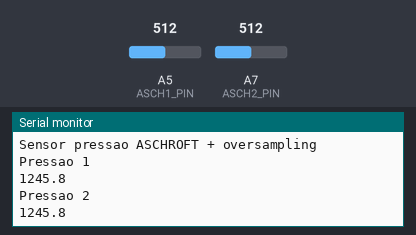
Simulated run of this sketch. Board: Arduino Nano, built with avr-gcc and run on an emulated ATmega328P. On the bench: the last lines printed to the serial monitor. The inputs (shaded band) are chosen by the test bench; at power-on: A5 (ASCH1_PIN) = 512, A7 (ASCH2_PIN) = 512.

Above: at 1.2 s.
1.3 s: A5 (ASCH1_PIN) set to 663
At 2.6 s:
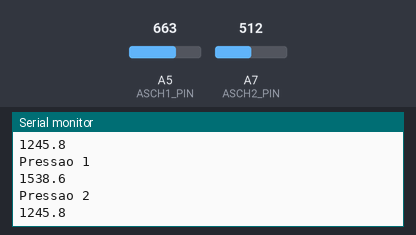
2.8 s: A7 (ASCH2_PIN) set to 663
At 4.1 s:
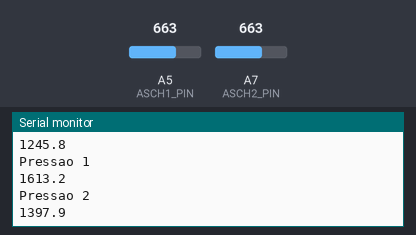
4.3 s: A5 (ASCH1_PIN) set to 643
At 5.2 s:
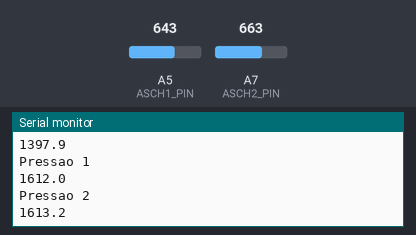
5.8 s: A7 (ASCH2_PIN) set to 643
At 7.4 s:
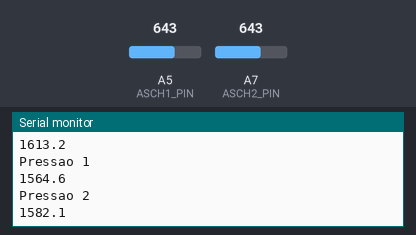
Timing chart, 0 to 8.3 s (numbered marks = the images above; inputs shaded):
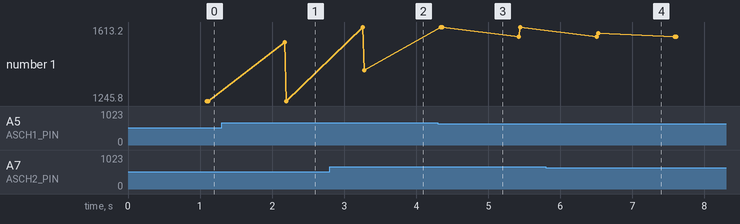

Measured:
- after the input at 1.3 s, the serial monitor: prints a new line after 0.88 s (image 1)
- after the input at 2.8 s, the serial monitor: prints a new line after 0.48 s (image 2)
- after the input at 4.3 s, the serial monitor: prints a new line at once (image 3)
- after the input at 5.8 s, the serial monitor: prints a new line after 0.72 s (image 4)
- plotted number 1: 1245.8 → 1397.9 after the input at 2.8 s

The sketch:

Teste_Oversampling.ino
```cpp
//Guilherme Silva Sanches     16/10/19
//Programa feito com o intuito de testar o método de Oversampling utiliado na aquisição de sinais pelo
//conversor AD do Arduino, aumentando sua resoluçao de 10 bits para 14 bits
#define ASCH1_PIN    A5
#define ASCH2_PIN    A7
void setup() {
  Serial.begin(9600);
  Serial.println("Sensor pressao ASCHROFT + oversampling");

}

void loop() {

   unsigned long ASCH1;
   unsigned long ASCH2;
   unsigned int counter;
   float pressao1;
   float pressao1c;
   float pressao2;
   float pressao2c;

  ASCH1=0;
  ASCH2=0;
  pressao1 = 0;
  pressao2 = 0;


  for(counter=256; counter; counter--)
   {
      ASCH1 += analogRead(ASCH1_PIN); // Faz a conversão de 256 amostras do sinal analogico
      delay(2); // 4 * 256 é aproximadamente 1 segundo.
      ASCH2 += analogRead(ASCH2_PIN);
      delay(2);
   }
   ASCH1 >>= 4;
   ASCH2 >>= 4;

   pressao1 = ((2540*(float)ASCH1)/16368);
   pressao2 = ((2540*(float)ASCH2)/16368);          //talvez aumentar o range de 2540 para 2600


    // PRESSAO1 CALIBRADA SOFTWARE
   if(0.0f <= (float)pressao1 && (float)pressao1 <= 12.0f ){
    pressao1c = pressao1*0.0;
   }
   else if ( 12.0f <= (float)pressao1 && (float)pressao1 < 18.2f){
    pressao1c = (float)pressao1*0.54;
   }
   else if ( 18.2f <= (float)pressao1 && (float)pressao1 < 27.3f){
    pressao1c = (float)pressao1*0.73;
   }
   else if ( 27.3f <= (float)pressao1 && (float)pressao1 < 37.2f){
    pressao1c = (float)pressao1*0.80;
   }
   else if ( 37.2f <= (float)pressao1 && (float)pressao1 < 47.8f){
    pressao1c = (float)pressao1*0.83;
   }
   else if ( 47.8f <= (float)pressao1 && (float)pressao1 < 57.0f){
    pressao1c = (float)pressao1*0.87;
   }
   else if ( 57.0f <= (float)pressao1 && (float)pressao1 < 67.8f){
    pressao1c = (float)pressao1*0.88;
   }
   else if ( 67.8f <= (float)pressao1 && (float)pressao1 < 77.3f){
    pressao1c = (float)pressao1*0.90;
   }
   else if ( 77.3f <= (float)pressao1 && (float)pressao1 < 87.2f){
    pressao1c = (float)pressao1*0.91;
   }
   else if ( 87.2f <= (float)pressao1 && (float)pressao1 < 96.9f){
    pressao1c = (float)pressao1*0.92;
   }
   else if ( 106.3f <= (float)pressao1 && (float)pressao1 < 146.0f){
    pressao1c = (float)pressao1*0.94;
   }
   else if ( 146.0f <= (float)pressao1 && (float)pressao1 < 187.0f){
    pressao1c = (float)pressao1*0.95;
   }
   else if ( 187.0f <= (float)pressao1 && (float)pressao1 < 288.5f){
    pressao1c = (float)pressao1*0.96;
   }
   else if ( 288.5f <= (float)pressao1 && (float)pressao1 < 653.6f){
    pressao1c = (float)pressao1*0.97;
   }
   else if ( 653.6f <= (float)pressao1 && (float)pressao1 < 2490.0f){          //conferir pontos de 2540 pra trás
    pressao1c = (float)pressao1*0.98;
   }
   else if ( 2490.0f < (float)pressao1){          //conferir
    pressao1c = (float)pressao1*1.00;
   }

   //PRESSAO2 CALIBRADA SOFTWARE (VAZAO DO BOCAL) ------> PRECISA CONFIGURAR PARA MULTIPLICAR PELOS FATORES K'S DE ACORDO COM A SELEÇÃO DO BOCAL(FUNÇAO SELEÃO BOCAL
   // TERÁ DE TER SUA VARIAVEL SELEÇÃO DECLARADA COMO GLOBAL.
      if(0.0f <= (float)pressao2 && (float)pressao2 <= 12.0f ){
    pressao2c = pressao2*0.0;
   }
   else if ( 12.0f <= (float)pressao2 && (float)pressao2 < 18.2f){
    pressao2c = (float)pressao2*0.54;
   }
   else if ( 18.2f <= (float)pressao2 && (float)pressao2 < 27.3f){
    pressao2c = (float)pressao2*0.73;
   }
   else if ( 27.3f <= (float)pressao2 && (float)pressao2 < 37.2f){
    pressao2c = (float)pressao2*0.80;
   }
   else if ( 37.2f <= (float)pressao2 && (float)pressao2 < 47.8f){
    pressao2c = (float)pressao2*0.83;
   }
   else if ( 47.8f <= (float)pressao2 && (float)pressao2 < 57.0f){
    pressao2c = (float)pressao2*0.87;
   }
   else if ( 57.0f <= (float)pressao2 && (float)pressao2 < 67.8f){
    pressao2c = (float)pressao2*0.88;
   }
   else if ( 67.8f <= (float)pressao2 && (float)pressao2 < 77.3f){
    pressao2c = (float)pressao2*0.90;
   }
   else if ( 77.3f <= (float)pressao2 && (float)pressao2 < 87.2f){
    pressao2c = (float)pressao2*0.91;
   }
   else if ( 87.2f <= (float)pressao2 && (float)pressao2 < 96.9f){
    pressao2c = (float)pressao2*0.92;
   }
   else if ( 106.3f <= (float)pressao2 && (float)pressao2 < 146.0f){
    pressao2c = (float)pressao2*0.94;
   }
   else if ( 146.0f <= (float)pressao2 && (float)pressao2 < 187.0f){
    pressao2c = (float)pressao2*0.95;
   }
   else if ( 187.0f <= (float)pressao2 && (float)pressao2 < 288.5f){
    pressao2c = (float)pressao2*0.96;
   }
   else if ( 288.5f <= (float)pressao2 && (float)pressao2 < 653.6f){
    pressao2c = (float)pressao2*0.97;
   }
   else if ( 653.6f <= (float)pressao2 && (float)pressao2 < 2490.0f){          //conferir pontos de 2540 pra trás
    pressao2c = (float)pressao2*0.98;
   }
   else if ( 2490.0f < (float)pressao2){          //conferir
    pressao2c = (float)pressao2*1.00;
   }


  // t_lm35 = ((float)lm35*5/16384);
   Serial.println("Pressao 1");
   Serial.println(pressao1c, 1);
   Serial.println("Pressao 2");
   Serial.println(pressao2c, 1);


   }
```
